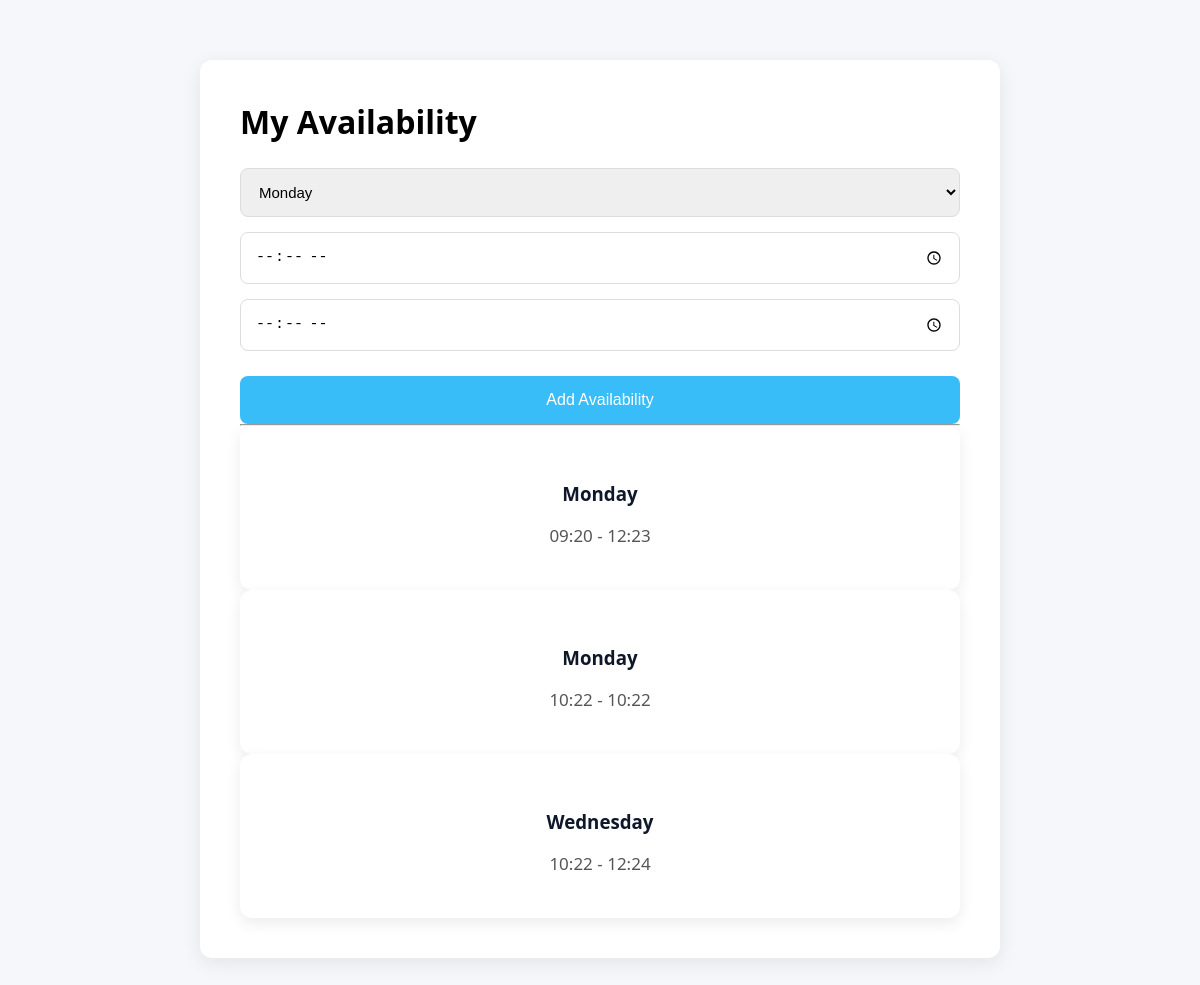
Screenshot of /tutor-availability (signed in) with the database file from the repository.
### tables this page shows
CREATE TABLE tutor_availability(

    id INTEGER PRIMARY KEY AUTOINCREMENT,

    tutor_id INTEGER,

    day TEXT,

    start_time TEXT,

    end_time TEXT,

    FOREIGN KEY(tutor_id)
    REFERENCES tutors(id)

);

### app.py (the view, shortened to what this page needs)
@app.route("/tutor-availability", methods=["GET","POST"])
def tutor_availability():
    if "tutor" not in session:
        return redirect("/tutor-login")
    conn = get_connection()
    availability = conn.execute("""

    SELECT *

    FROM tutor_availability

    WHERE tutor_id=?

    ORDER BY day

    """,(session["tutor"],)).fetchall()
    conn.close()
    return render_template(
        "tutor_availability.html",
        availability=availability
    )

### database.py (called while the page is built)
def get_connection():
    os.makedirs("instance", exist_ok=True)
    connection = sqlite3.connect(DATABASE)
    connection.row_factory = sqlite3.Row
    return connection

### templates/tutor_availability.html (shortened to what this page needs)
<!DOCTYPE html>
<html>
<head>
<link rel="stylesheet"
href="{{ url_for('static', filename='css/style.css') }}">
</head>
<body>
<div class="application">
<h1>My Availability</h1>
<form method="POST">
<select name="day" required>
<option>Monday</option>
</select>
<input
type="time"
name="start_time"
required>
<input
type="time"
name="end_time"
required>
<button type="submit">
Add Availability
</button>
</form>
<hr>
{% for slot in availability %}
<div class="card">
<h3>{{ slot.day }}</h3>
<p>{{ slot.start_time }} - {{ slot.end_time }}</p>
</div>
{% endfor %}
</div>
</body>
</html>

### static/css/style.css (style rules this page uses)
* { margin:0; padding:0; box-sizing:border-box; }
body { font-family:'Segoe UI',sans-serif; background:#f5f7fb; }
button { padding:15px 35px; border:none; border-radius:8px; background:#38bdf8; color:white; font-size:16px; cursor:pointer; margin-right:15px; }
.application { max-width:800px; margin:60px auto; background:white; padding:40px; border-radius:12px; box-shadow:0 5px 20px rgba(0,0,0,.08); }
.application h1 { margin-bottom:10px; }
.application p { margin-bottom:30px; color:#555; }
.application input, .application select, .application textarea { width:100%; padding:14px; margin-top:15px; border:1px solid #ddd; border-radius:8px; font-size:15px; }
.application button { margin-top:25px; width:100%; }
h3 { margin-top:30px; color:#0F172A; }
.card { background:white; padding:25px; border-radius:12px; text-align:center; box-shadow:0 5px 15px rgba(0,0,0,.08); }
.card p { margin-top:10px; color:#555; }
.application p { margin:18px 0; font-size:17px; }

### rows the page displays
tutor_availability: day "Monday", start_time "09:20", end_time "12:23"
tutor_availability: day "Monday", start_time "10:22", end_time "10:22"
tutor_availability: day "Wednesday", start_time "10:22", end_time "12:24"
